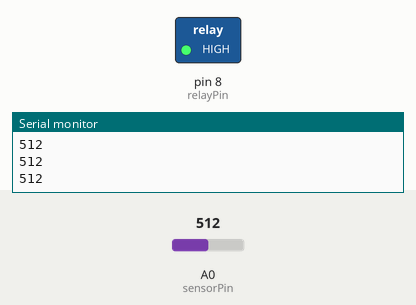
The sketch below on a simulated Arduino Uno, built with avr-gcc and run on an emulated ATmega328P. Shown: switched loads named in the sketch (green lamp = pin HIGH), the last lines printed to the serial monitor. The inputs (shaded band) are chosen by the test bench; at power-on: A0 (sensorPin) = 512.

Above: at 1.2 s.
1.3 s: A0 (sensorPin) set to 55
2.8 s: A0 (sensorPin) set to 46
At 3.6 s:
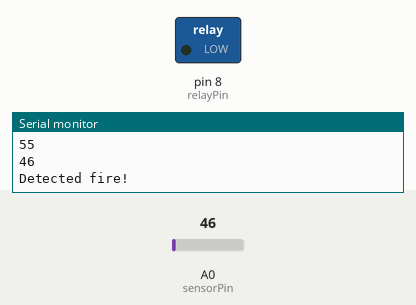
4.3 s: A0 (sensorPin) set to 122
At 5.3 s:
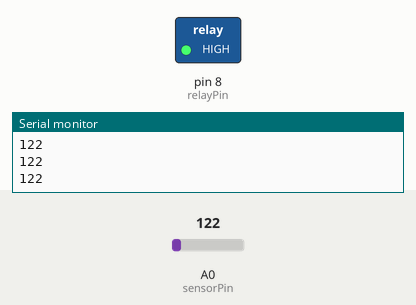
6.5 s: A0 (sensorPin) set to 40
At 7.8 s:
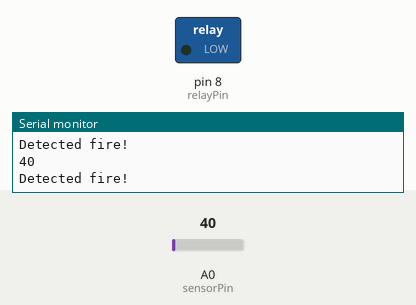
Timing chart, 0 to 9.0 s (numbered marks = the images above; inputs shaded):
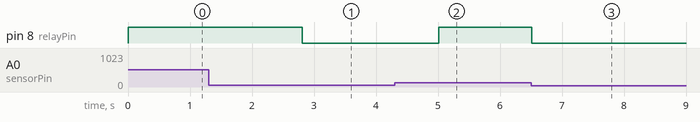

Measured:
- the behaviour switches between 51 and 50 on A0 (sensorPin) (found by bisection; images 0 and 1)
- after the input at 2.8 s, pin 8 (relayPin): HIGH → LOW at once
- after the input at 4.3 s, pin 8 (relayPin): LOW → HIGH after 0.71 s
- after the input at 6.5 s, pin 8 (relayPin): HIGH → LOW at once

The sketch:

unlock-it-with-fire.ino
```cpp
/*
Sketch Name:    Unlock it with Fire (unlock-it-with-fire.ino)
Author:         alexdglover (alexdglover@gmail.com, @alexdglover)
Description:    A sketch to control a 12v door latch based on the presence/absence of a flame
                This is combined with a cigar box to make a lock box that can only be opened by
                using a flame as the "key."
Date:           11-July-2015

*/

// Set the relay pin to 8
const int relayPin = 8;
// Set the sensor pin for the infrared sensor to A0, which is 14 on the ATmega328
const int sensorPin = 14;

// lowest and highest sensor readings:
const int sensorMin = 0;     // sensor minimum
const int sensorMax = 1024;  // sensor maximum


void setup() {
  // initialize serial communication @ 9600 baud:
  Serial.begin(9600);
  // initialize the relay pin for controlling the relay
  pinMode(relayPin, OUTPUT);
}
void loop() {
  // read the sensor on analog A0:
  int sensorReading = analogRead(sensorPin);
  Serial.println(sensorReading);

  // Open relay (lock the box)
  digitalWrite(relayPin, HIGH);

  // If a flame is present, close the relay (closing the circuit and unlocking the box) and pause for one second
  // Adjust this value below as necessary for your sensor's sensitivity
  if(sensorReading <= 50)
  {
    digitalWrite(relayPin, LOW);
    Serial.println("Detected fire!");
    delay(1000);
  }
  delay(100);  // delay between reads
}
```
